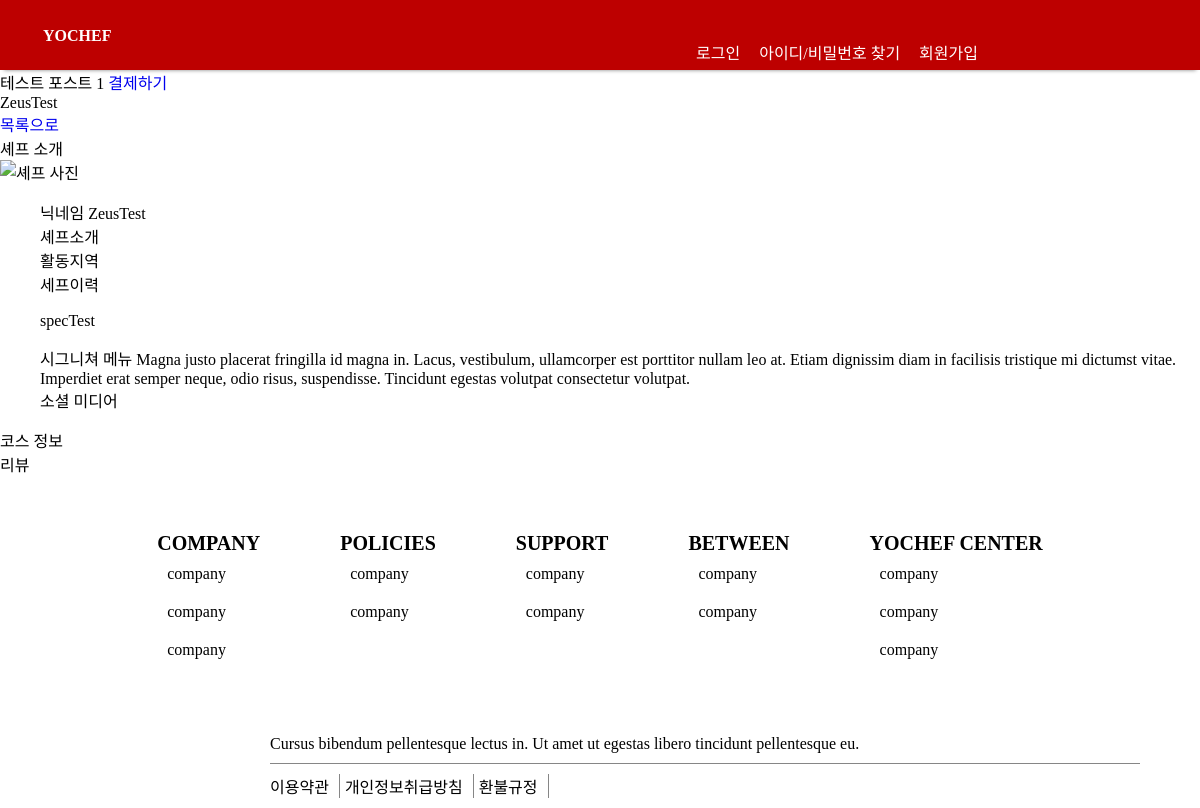
/detail/1, run on the app's committed database.
### chef/models.py (models this page shows, shortened)
class Post(models.Model):
	chef = models.OneToOneField(Chef, on_delete=models.CASCADE)
	region = models.IntegerField(null=True)
	regionDetail = models.ForeignKey(RegionDetail, null=True, on_delete=models.SET_NULL)
	title = models.TextField(max_length=255, null=True)
	introduce = models.TextField(max_length=5000, null=True)
	spec = models.TextField(max_length=5000, null=True)
	category = models.IntegerField(null=True)		# 한식, 일식, 중식, 아시안, 양식, 채식
	notice = models.TextField(max_length=5000, null=True)
	movingPrice = models.IntegerField(default=0)
	isOpen = models.BooleanField(default=True)
	registerDate = models.DateTimeField(auto_now=True)

class Chef(models.Model):
	customer = models.OneToOneField('customer.Customer', on_delete=models.CASCADE)
	nickname = models.CharField(max_length=20, null=True)
	spec = models.TextField(max_length=5000, null=True)
	snsLink = models.TextField(max_length = 500, null=True)
	blogLink = models.TextField(max_length = 500, null=True)
	youtubeLink = models.TextField(max_length = 500, null=True)
	registerDate = models.DateTimeField(auto_now_add=True)
	region = models.IntegerField(null=True)
	regionDetail = models.ForeignKey(RegionDetail, null=True, on_delete=models.SET_NULL)
	isLicensed = models.BooleanField(default=False)
	isSubmitted = models.BooleanField(default=False)

### public/views.py (the view)
# urls.py: path('detail/<int:post_id>', detail, name="detail"),
def detail(request, post_id):
    post = Post.objects.get(id = post_id)
    return render(request, 'detail.html', {'post': post})

### public/templates/detail.html (shortened to what this page needs)
{% extends 'base.html' %}
{% block content %}
    <main>
        <div class="mainContainer">
            <div class="mainContainer__intro">
                <div class="mainContainer__intro_tilte">
                    <span>{{post.title}}</span>
                    <a href="{% url 'apply' %}">결제하기</a>
                </div>
                <div class="mainContainer__intro_chef">
                    <span>{{post.chef.nickname}}</span>
                </div>
                <a href="{% url 'main' %}"><span>목록으로</span></a>
            </div>
            <div class="mainContainer__chefInfo">
                <div class="mainContainer__chefInfo_title">
                    <span>셰프 소개</span>
                </div>
                <div class="mainContainer__chefInfo_chefImage">
                    <img src="#" alt="셰프 사진">
                </div>
                    <div class="mainContainer__chefInfo_chefDetail">
                    <ul>
                        <li>
                            <span>닉네임</span>
                            <span>{{post.chef.nickname}}</span>
                        </li>
                        <li>
                            <span>셰프소개</span>
                        </li>
                        <li>
                            <span>활동지역</span>
                        </li>
                        <li>
                            <span>세프이력</span>
                            <p>{{post.chef.spec}}</p>
                        </li>
                        <li>
                            <span>시그니쳐 메뉴</span>
                            <span>Magna justo placerat fringilla id magna in. Lacus, vestibulum, ullamcorper est porttitor nullam leo at. Etiam dignissim diam in facilisis tristique mi dictumst vitae. Imperdiet erat semper neque, odio risus, suspendisse.
                                 Tincidunt egestas volutpat consectetur volutpat.</span>
                        </li>
                        <li>
                            <span>소셜 미디어</span>
                        </li>
                    </ul>
                </div>
            </div>
            <div class="mainContainer__courseInfo">
                <div class="mainContainer__courseInfo_title">
                    <span>코스 정보</span>
                </div>
            </div>
            <div class="mainContainer__review">
                <div class="mainContainer__review_title">
                    <span>리뷰</span>
                </div>
            </div>
        </div>
    </main>
{% endblock %}

### yochef/static/css/base.css (style rules this page uses)
html { height: 100%; }
body { margin: 0; padding: 0; height: 100%; display: flex; flex-direction: column; }
ul { list-style: none; }
a { text-decoration-line: none; }

### data on the page
Post: title "테스트 포스트 1", chef.nickname "ZeusTest", chef.spec "specTest"
